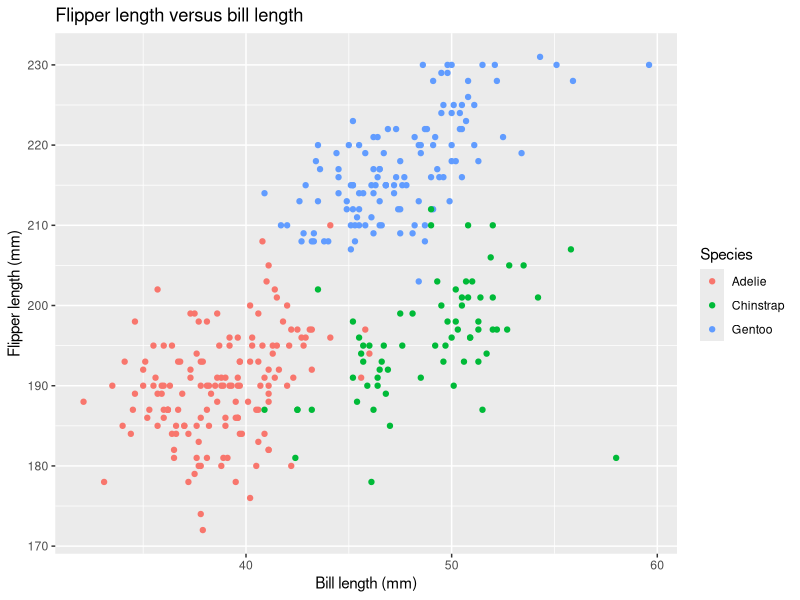
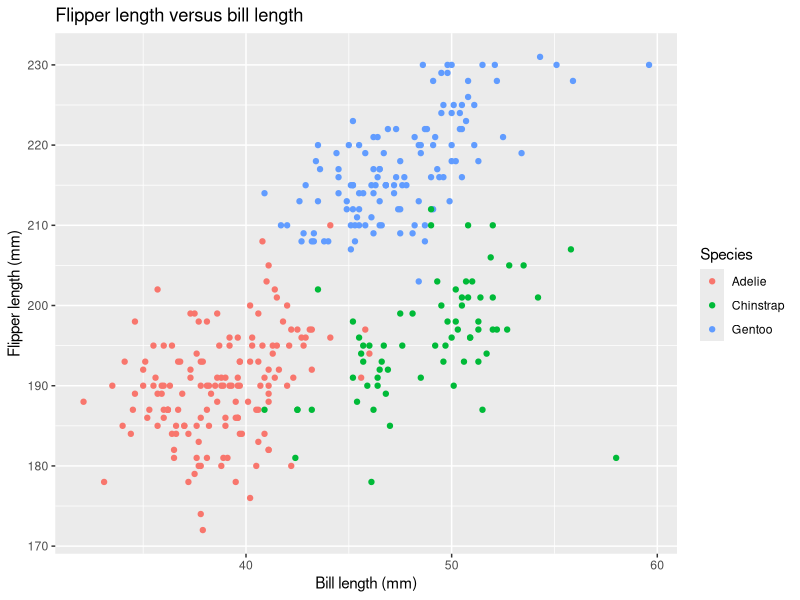

The R script that drew these images, in order:
## ---- chunk 1
knitr::opts_chunk$set(echo = TRUE)
library(ggplot2)
library(dplyr)
## ---- chunk 2
data("penguins", package = "palmerpenguins")
## ---- chunk 3
penguin_plot = ggplot(
  penguins,
  aes(x = bill_length_mm, y = flipper_length_mm, color = species)
) +
  geom_point(na.rm = TRUE) +
  labs(
    title = "Flipper length versus bill length",
    x = "Bill length (mm)",
    y = "Flipper length (mm)",
    color = "Species"
  )

penguin_plot

ggsave(
  filename = "penguin_scatterplot.png",
  plot = penguin_plot,
  width = 7,
  height = 5,
  units = "in",
  dpi = 300
)
## ---- chunk 4
set.seed(123)

variable_types = tibble(
  normal_sample = rnorm(10),
  is_positive = normal_sample > 0,
  character_values = c(
    "apple", "banana", "cherry", "apple", "banana",
    "cherry", "apple", "banana", "cherry", "apple"
  ),
  factor_values = factor(
    c("low", "medium", "high", "low", "medium",
      "high", "low", "medium", "high", "low"),
    levels = c("low", "medium", "high")
  )
)

variable_types
## ---- chunk 5
mean(pull(variable_types, normal_sample))
mean(pull(variable_types, is_positive))
mean(pull(variable_types, character_values))
mean(pull(variable_types, factor_values))
## ---- chunk 6
as.numeric(pull(variable_types, is_positive))
as.numeric(pull(variable_types, character_values))
as.numeric(pull(variable_types, factor_values))
